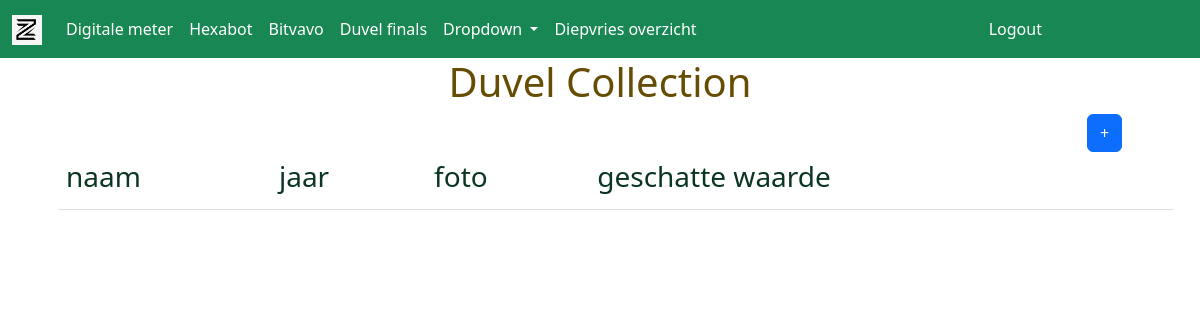
The app's page /duvel-finals/ (signed in), older data.
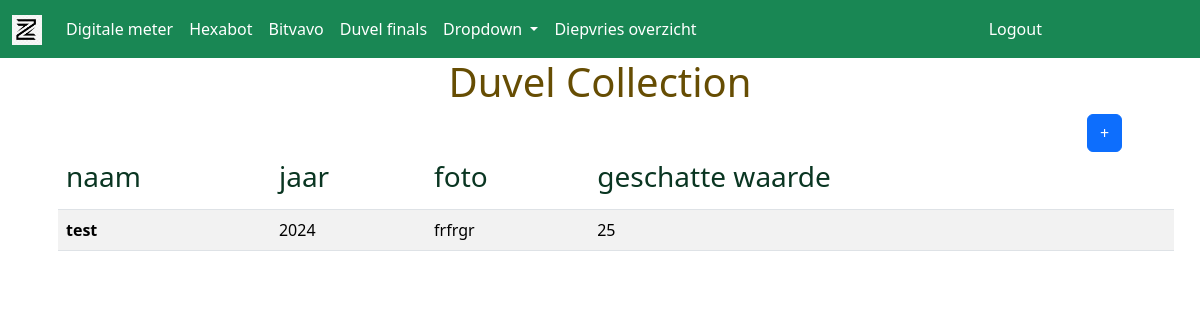
The same page, newer data.
### duvel_finals/models.py (models this page shows)
class DuvelCollection(models.Model):
    name = models.CharField(max_length = 20)
    year = models.IntegerField()
    photo = models.CharField(max_length = 50)
    price = models.CharField(max_length = 10)

### duvel_finals/views.py (the view, shortened to what this page needs)
# urls.py: path("", views.duvel_finals, name="duvel_finals"),
def duvel_finals(request):
    template = "duvel/finals.html"
    collection = DuvelCollection.objects.all().values()
    context = {"collection":collection}
    return render(request=request, template_name=template, context=context)

### duvel_finals/templates/duvel/finals.html (shortened to what this page needs)
{% extends "main/base.html" %}
{% block title %}
    <h1 class="text-center text-warning-emphasis">Duvel Collection</h1>
{% endblock title %}
{% block precontent %}
    <div class="container">
        <div class="row">
            <div class="col">
            </div>
            <div class="col">
            </div>
            <div class="col-1">
                <button type="button" class="btn btn-primary" data-bs-toggle="modal" data-bs-target="#exampleModal">
                    +
                </button>
            </div>
        </div>
    </div>
{% endblock precontent %}
{% block content %}
<ul>
    <div class="container">
        <table class="table table-striped">
            <thead>
                <tr>
                <th scope="col"><h3 class="text-success-emphasis">naam</h3></th>
                <th scope="col"><h3 class="text-success-emphasis">jaar</h3></th>
                <th scope="col"><h3 class="text-success-emphasis">foto</h3></th>
                <th scope="col"><h3 class="text-success-emphasis">geschatte waarde</h3></th>
                </tr>
            </thead>
            <tbody>
                {% for glas in collection %}
                    <tr>
                    <th scope="row">{{glas.name}}</th>
                    <td>{{glas.year}}</td>
                    <td>{{glas.photo}}</td>
                    <td>{{glas.price}}</td>
                    </tr>
                {% endfor %}
            </tbody>
        </table>
    </div>
</ul>
{% endblock content %}

Row changes from the older to the newer data that the page shows:
added DuvelCollection: name "test", year "2024", photo "frfrgr", price "25"
